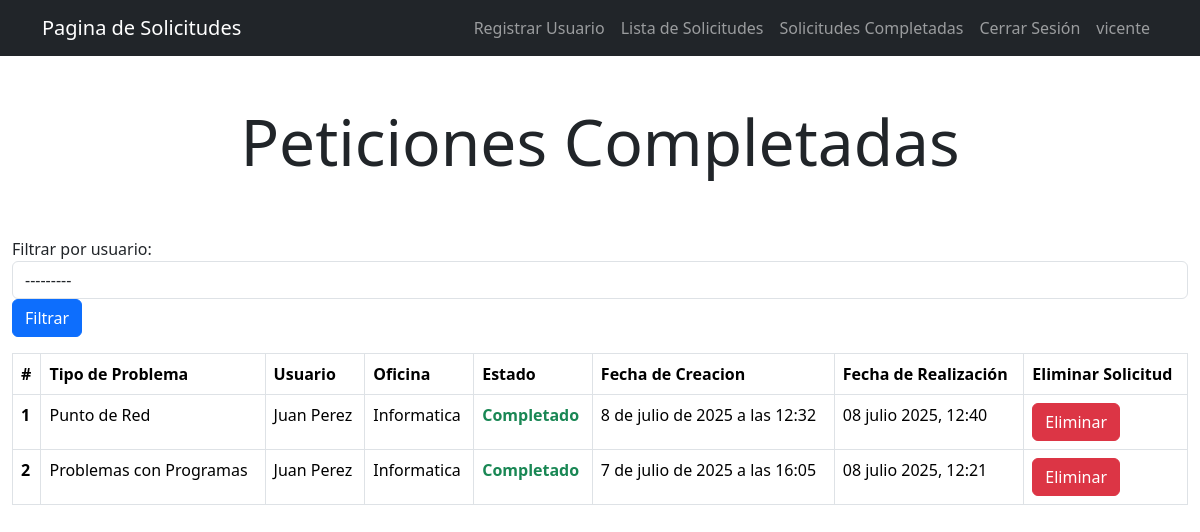
Before: /solicitudes_completadas_admin/ (signed in) with the older database file.
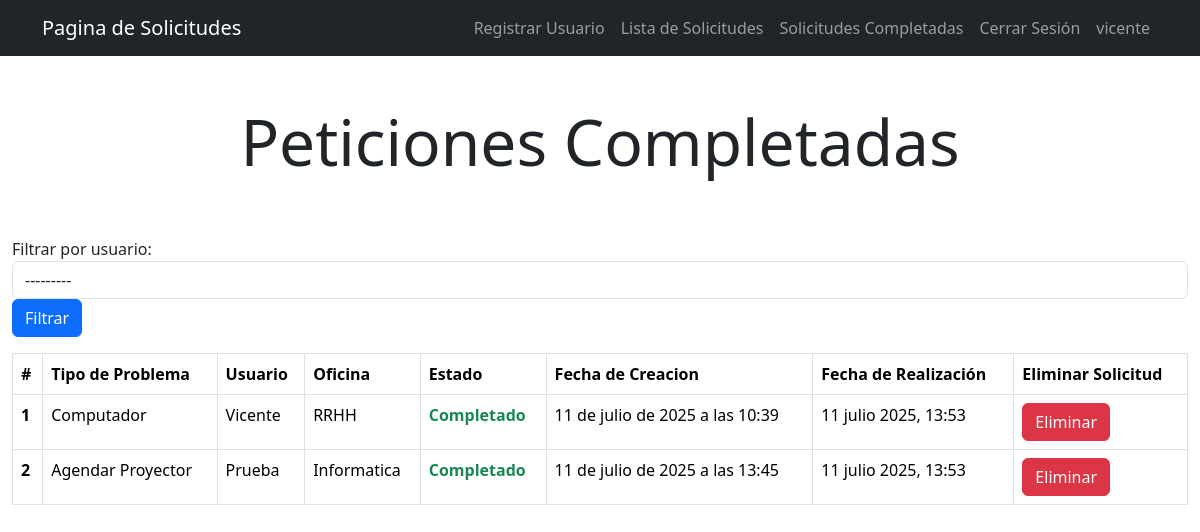
After: the same page with the newer database file.
### SoporteInformatica/models.py (models this page shows, shortened)
class Ticket(models.Model):
    usuario = models.ForeignKey(User, on_delete=models.CASCADE)
    oficina = models.CharField(max_length=100)
    detalle = models.TextField()
    relacion_problema = models.ForeignKey(Relacion_problema, on_delete=models.SET_NULL, null=True)
    fecha_creacion = models.DateTimeField(auto_now_add=True)
    tarea_completada = models.DateTimeField(null=True, blank=True)

class Relacion_problema(models.Model):
    tipo = models.CharField(max_length=100)
    def __str__(self):
        return self.tipo

### SoporteInformatica/views.py (the view)
# urls.py: path('solicitudes_completadas_admin/', views.solicitudes_completadas_admin, name='solicitudes_completadas_admin'),
@staff_member_required
def solicitudes_completadas_admin(request):
    form = FormularioSeleccionUsuario(request.GET or None)
    tickets = Ticket.objects.filter(tarea_completada__isnull = False).order_by("-tarea_completada")
    if form.is_valid() and form.cleaned_data["usuario"]:
        usuario = form.cleaned_data["usuario"]
        tickets = tickets.filter(usuario=usuario)
    context = {"tickets": tickets,
               "peticion": "Peticiones Completadas",
               "form": form}
    return render(request, "SoporteInformatica/lista_solicitud_admin.html", context)

### SoporteInformatica/forms.py
class FormularioSeleccionUsuario(forms.Form):
    usuario = UsuarioConNombre(
        queryset=User.objects.all().order_by("last_name", "first_name"),
        required=False,
        widget=forms.Select(attrs={'class': 'form-control'}),
        label="Filtrar por usuario")

### SoporteInformatica/forms.py (called while the page is built)
    def label_from_instance(self, obj):
        nombre = f"{obj.first_name} {obj.last_name}".strip()
        if not nombre.strip():
            nombre = obj.username
        return f"{nombre} ({obj.email})"

### SoporteInformatica/templates/SoporteInformatica/lista_solicitud_admin.html (shortened to what this page needs)
{% extends 'SoporteInformatica/layouts/base.html' %}
{% block content %}
<main class="container-fluid">
    <div class="row">
        <div class="col-12">
            <h1 class="text-center display-3 py-5">{{peticion}}</h1>
            <form method="get" class="form-inline mb-3">
                <div class="form-group mr-2">
                    {{ form.usuario.label_tag }}
                    {{ form.usuario }}
                </div>
                <button type="submit" class="btn btn-primary">Filtrar</button>
            </form>
            <table class="table table-hover table-bordered">
                <thead class="thead-dark">
                    <tr>
                        <th scope="col">#</th>
                        <th scope="col">Tipo de Problema</th>
                        <th scope="col">Usuario</th>
                        <th scope="col">Oficina</th>
                        <th scope="col">Estado</th>
                        <th scope="col">Fecha de Creacion</th>
                        {% if peticion  == "Peticiones Completadas" %}
                        <th scope="col">Fecha de Realización</th>
                        <th scope="col">Eliminar Solicitud</th>
                        {% else %}
                        <th scope="col">Completar Solicitud</th>
                        {% endif %}
                    </tr>
                </thead>
                <tbody>
                    {% for ticket in tickets %}
                     <tr class="clickable-row" data-href="{% url 'detalle_solicitud_admin' ticket.id %}">
                        <th scope="row">{{ forloop.counter }}</th>
                        <td>{{ ticket.relacion_problema }}</td>
                        <td>{{ ticket.usuario }} </td>
                        <td>{{ticket.oficina}}</td>
                        {% if ticket.tarea_completada %}
                        <td class="text-success fw-bold">Completado</td>
                        <td>{{ ticket.fecha_creacion }}</td>
                        <td>{{ ticket.tarea_completada|date:"d F Y, H:i" }}</td>
                        <td>
                            <div id="boton_eliminar" style="display: block;">
                            <form action="{% url 'solicitud_eliminada_admin' ticket.id %}"
                            onsubmit="return confirm('¿Estás seguro de que deseas eliminar esta solicitud?')"
                            method="POST">
                                <button class="btn btn-danger">
                                    Eliminar
                                </button>
                            </form>
                            </div>
                        </td>
                        {% endif %}
                    </tr>
                    {% endfor %}
                </tbody>
            </table>
        </div>
    </div>
</main>
{% endblock %}

### SoporteInformatica/templates/SoporteInformatica/layouts/base.html (shortened to what this page needs)
<!DOCTYPE html>
<html lang="es">
<head>
    <link rel="stylesheet" href="https://cdn.jsdelivr.net/npm/bootstrap@5.3.7/dist/css/bootstrap.min.css">
</head>
<body>
<nav class="navbar navbar-expand-lg bg-dark navbar-dark">
  <div class="container">
    <a class="navbar-brand">Pagina de Solicitudes</a>
    <div class="collapse navbar-collapse" id="navbarNav">
      <ul class="navbar-nav ms-auto">
        {% if user.is_authenticated %}
        {% if user.is_staff %}
        <li class="nav-item"><a href="{% url 'registrar_usuario' %}" class="nav-link">Registrar Usuario</a></li>
        <li class="nav-item"><a href="{% url 'lista_solicitud_admin' %}" class="nav-link">Lista de Solicitudes</a></li>
        <li class="nav-item"><a href="{% url 'solicitudes_completadas_admin' %}" class="nav-link">Solicitudes Completadas</a></li>
        <li class="nav-item"><a href="{% url 'cerrar_sesion' %}" class="nav-link">Cerrar Sesión</a></li>
        <li class="nav-item"><a class="nav-link">{{ request.user }}</a></li>
              {% endif %}
          {% else %}
              <li class="nav-item"><a href="{% url 'iniciar_sesion' %}" class="nav-link">Iniciar Sesión</a></li>
          {% endif %}
      </ul>
    </div>
  </div>
</nav>
<div>
    {% block content %}
    {% endblock %}
</div>
</body>
</html>

### SoporteInformatica/templates/SoporteInformatica/lista_solicitud_admin.html (style rules this page uses)
.clickable-row { cursor: pointer; }

Changed rows visible on the page:
removed Ticket: relacion_problema "Punto de Red", usuario "Juan Perez", oficina "Informatica", fecha_creacion "8 de julio de 2025 a las 12:32", tarea_completada "08 julio 2025, 12:40"
removed Ticket: relacion_problema "Problemas con Programas", usuario "Juan Perez", oficina "Informatica", fecha_creacion "7 de julio de 2025 a las 16:05", tarea_completada "08 julio 2025, 12:21"
added Ticket: relacion_problema "Computador", usuario "Vicente", oficina "RRHH", fecha_creacion "11 de julio de 2025 a las 10:39", tarea_completada "11 julio 2025, 13:53"
added Ticket: relacion_problema "Agendar Proyector", usuario "Prueba", oficina "Informatica", fecha_creacion "11 de julio de 2025 a las 13:45", tarea_completada "11 julio 2025, 13:53"
